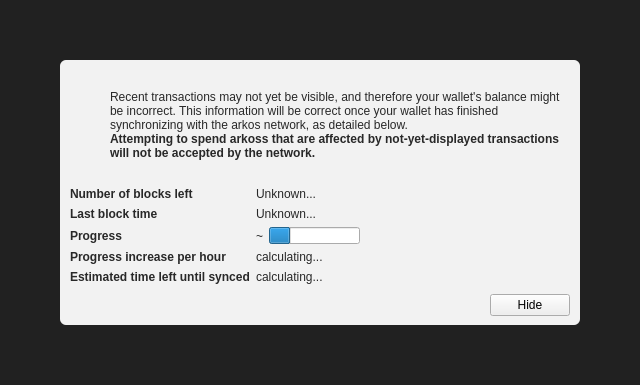
<?xml version="1.0" encoding="UTF-8"?>
<ui version="4.0">
 <class>ModalOverlay</class>
 <widget class="ModalOverlay" name="ModalOverlay">
  <property name="geometry">
   <rect>
    <x>0</x>
    <y>0</y>
    <width>640</width>
    <height>385</height>
   </rect>
  </property>
  <property name="windowTitle">
   <string>Form</string>
  </property>
  <layout class="QVBoxLayout" name="verticalLayout" stretch="0">
   <property name="sizeConstraint">
    <enum>QLayout::SetDefaultConstraint</enum>
   </property>
   <property name="leftMargin">
    <number>0</number>
   </property>
   <property name="topMargin">
    <number>0</number>
   </property>
   <property name="rightMargin">
    <number>0</number>
   </property>
   <property name="bottomMargin">
    <number>0</number>
   </property>
   <item>
    <widget class="QWidget" name="bgWidget" native="true">
     <property name="styleSheet">
      <string notr="true">#bgWidget { background: rgba(0,0,0,220); }</string>
     </property>
     <layout class="QVBoxLayout" name="verticalLayoutMain" stretch="1">
      <property name="leftMargin">
       <number>60</number>
      </property>
      <property name="topMargin">
       <number>60</number>
      </property>
      <property name="rightMargin">
       <number>60</number>
      </property>
      <property name="bottomMargin">
       <number>60</number>
      </property>
      <item>
       <widget class="QWidget" name="contentWidget" native="true">
        <property name="styleSheet">
         <string notr="true">#contentWidget { background: rgba(255,255,255,240); border-radius: 6px; }

QLabel { color: rgb(40,40,40);  }</string>
        </property>
        <layout class="QVBoxLayout" name="verticalLayoutSub" stretch="1,0,0,0">
         <property name="spacing">
          <number>0</number>
         </property>
         <property name="leftMargin">
          <number>10</number>
         </property>
         <property name="topMargin">
          <number>10</number>
         </property>
         <property name="rightMargin">
          <number>10</number>
         </property>
         <property name="bottomMargin">
          <number>10</number>
         </property>
         <item>
          <layout class="QHBoxLayout" name="horizontalLayoutIconText" stretch="0,1">
           <property name="topMargin">
            <number>20</number>
           </property>
           <item>
            <layout class="QVBoxLayout" name="verticalLayoutIcon">
             <property name="leftMargin">
              <number>0</number>
             </property>
             <item>
              <widget class="QPushButton" name="warningIcon">
               <property name="enabled">
                <bool>false</bool>
               </property>
               <property name="text">
                <string/>
               </property>
               <property name="icon">
                <iconset>
                 <normaloff>:/icons/warning</normaloff>
                 <disabledoff>:/icons/warning</disabledoff>:/icons/warning</iconset>
               </property>
               <property name="iconSize">
                <size>
                 <width>48</width>
                 <height>48</height>
                </size>
               </property>
               <property name="flat">
                <bool>true</bool>
               </property>
              </widget>
             </item>
             <item>
              <spacer name="verticalSpacerWarningIcon">
               <property name="orientation">
                <enum>Qt::Vertical</enum>
               </property>
               <property name="sizeHint" stdset="0">
                <size>
                 <width>20</width>
                 <height>40</height>
                </size>
               </property>
              </spacer>
             </item>
            </layout>
           </item>
           <item>
            <layout class="QVBoxLayout" name="verticalLayoutInfoText">
             <property name="leftMargin">
              <number>0</number>
             </property>
             <property name="topMargin">
              <number>0</number>
             </property>
             <item>
              <widget class="QLabel" name="infoText">
               <property name="text">
                <string>Recent transactions may not yet be visible, and therefore your wallet's balance might be incorrect. This information will be correct once your wallet has finished synchronizing with the arkos network, as detailed below.</string>
               </property>
               <property name="textFormat">
                <enum>Qt::RichText</enum>
               </property>
               <property name="wordWrap">
                <bool>true</bool>
               </property>
              </widget>
             </item>
             <item>
              <widget class="QLabel" name="infoTextStrong">
               <property name="font">
                <font>
                 <weight>75</weight>
                 <bold>true</bold>
                </font>
               </property>
               <property name="text">
                <string>Attempting to spend arkoss that are affected by not-yet-displayed transactions will not be accepted by the network.</string>
               </property>
               <property name="textFormat">
                <enum>Qt::RichText</enum>
               </property>
               <property name="wordWrap">
                <bool>true</bool>
               </property>
              </widget>
             </item>
             <item>
              <spacer name="verticalSpacerInTextSpace">
               <property name="orientation">
                <enum>Qt::Vertical</enum>
               </property>
               <property name="sizeHint" stdset="0">
                <size>
                 <width>20</width>
                 <height>40</height>
                </size>
               </property>
              </spacer>
             </item>
            </layout>
           </item>
          </layout>
         </item>
         <item>
          <spacer name="verticalSpacerAfterText">
           <property name="orientation">
            <enum>Qt::Vertical</enum>
           </property>
           <property name="sizeHint" stdset="0">
            <size>
             <width>20</width>
             <height>40</height>
            </size>
           </property>
          </spacer>
         </item>
         <item>
          <layout class="QFormLayout" name="formLayout">
           <property name="fieldGrowthPolicy">
            <enum>QFormLayout::FieldsStayAtSizeHint</enum>
           </property>
           <property name="horizontalSpacing">
            <number>6</number>
           </property>
           <property name="verticalSpacing">
            <number>6</number>
           </property>
           <property name="topMargin">
            <number>10</number>
           </property>
           <item row="0" column="0">
            <widget class="QLabel" name="labelNumberOfBlocksLeft">
             <property name="font">
              <font>
               <weight>75</weight>
               <bold>true</bold>
              </font>
             </property>
             <property name="text">
              <string>Number of blocks left</string>
             </property>
            </widget>
           </item>
           <item row="0" column="1">
            <widget class="QLabel" name="numberOfBlocksLeft">
             <property name="text">
              <string>Unknown...</string>
             </property>
            </widget>
           </item>
           <item row="1" column="0">
            <widget class="QLabel" name="labelLastBlockTime">
             <property name="font">
              <font>
               <weight>75</weight>
               <bold>true</bold>
              </font>
             </property>
             <property name="text">
              <string>Last block time</string>
             </property>
            </widget>
           </item>
           <item row="1" column="1">
            <widget class="QLabel" name="newestBlockDate">
             <property name="sizePolicy">
              <sizepolicy hsizetype="Maximum" vsizetype="Preferred">
               <horstretch>0</horstretch>
               <verstretch>0</verstretch>
              </sizepolicy>
             </property>
             <property name="text">
              <string>Unknown...</string>
             </property>
            </widget>
           </item>
           <item row="2" column="0">
            <widget class="QLabel" name="labelSyncDone">
             <property name="font">
              <font>
               <weight>75</weight>
               <bold>true</bold>
              </font>
             </property>
             <property name="text">
              <string>Progress</string>
             </property>
            </widget>
           </item>
           <item row="2" column="1">
            <layout class="QHBoxLayout" name="horizontalLayoutSync" stretch="0,1">
             <item>
              <widget class="QLabel" name="percentageProgress">
               <property name="text">
                <string notr="true">~</string>
               </property>
              </widget>
             </item>
             <item>
              <widget class="QProgressBar" name="progressBar">
               <property name="value">
                <number>24</number>
               </property>
               <property name="format">
                <string/>
               </property>
              </widget>
             </item>
            </layout>
           </item>
           <item row="4" column="0">
            <widget class="QLabel" name="labelProgressIncrease">
             <property name="font">
              <font>
               <weight>75</weight>
               <bold>true</bold>
              </font>
             </property>
             <property name="text">
              <string>Progress increase per hour</string>
             </property>
            </widget>
           </item>
           <item row="4" column="1">
            <widget class="QLabel" name="progressIncreasePerH">
             <property name="text">
              <string>calculating...</string>
             </property>
            </widget>
           </item>
           <item row="5" column="0">
            <widget class="QLabel" name="labelEstimatedTimeLeft">
             <property name="font">
              <font>
               <weight>75</weight>
               <bold>true</bold>
              </font>
             </property>
             <property name="text">
              <string>Estimated time left until synced</string>
             </property>
            </widget>
           </item>
           <item row="5" column="1">
            <widget class="QLabel" name="expectedTimeLeft">
             <property name="text">
              <string>calculating...</string>
             </property>
            </widget>
           </item>
          </layout>
         </item>
         <item>
          <layout class="QHBoxLayout" name="horizontalLayoutButtons">
           <property name="leftMargin">
            <number>10</number>
           </property>
           <property name="topMargin">
            <number>10</number>
           </property>
           <item>
            <spacer name="horizontalSpacer">
             <property name="orientation">
              <enum>Qt::Horizontal</enum>
             </property>
             <property name="sizeHint" stdset="0">
              <size>
               <width>40</width>
               <height>20</height>
              </size>
             </property>
            </spacer>
           </item>
           <item>
            <widget class="QPushButton" name="closeButton">
             <property name="text">
              <string>Hide</string>
             </property>
            </widget>
           </item>
          </layout>
         </item>
        </layout>
       </widget>
      </item>
     </layout>
    </widget>
   </item>
  </layout>
 </widget>
 <customwidgets>
  <customwidget>
   <class>ModalOverlay</class>
   <extends>QWidget</extends>
   <header>modaloverlay.h</header>
   <container>1</container>
  </customwidget>
 </customwidgets>
 <resources/>
 <connections/>
</ui>
